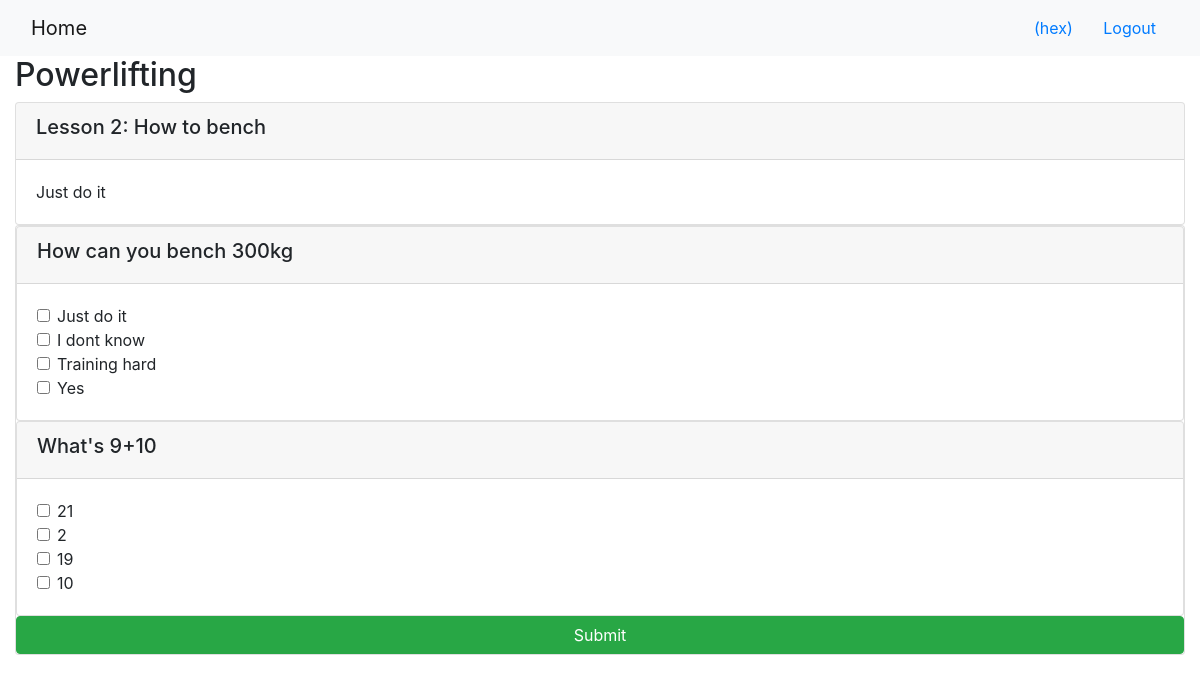
The app's page /onlinecourse/1/ (signed in) with its own data.
### onlinecourse/models.py (models this page shows, shortened)
class Course(models.Model):
    name = models.CharField(null=False, max_length=30, default='online course')
    image = models.ImageField(upload_to='course_images/')
    description = models.CharField(max_length=1000)
    pub_date = models.DateField(null=True)
    instructors = models.ManyToManyField(Instructor)
    users = models.ManyToManyField(settings.AUTH_USER_MODEL, through='Enrollment')
    total_enrollment = models.IntegerField(default=0)
    is_enrolled = False

class Lesson(models.Model):
    title = models.CharField(max_length=200, default="title")
    order = models.IntegerField(default=0)
    course = models.ForeignKey(Course, on_delete=models.CASCADE)
    content = models.TextField()

class Question(models.Model):
    courses = models.ManyToManyField(Course)
    lesson = models.ForeignKey(Lesson, on_delete=models.CASCADE)
    qtext = models.CharField(null=False, max_length=200)
    qvalue = models.IntegerField(null=False)

class Choice(models.Model):
 questionid = models.ForeignKey(Question, on_delete=models.CASCADE, default=0)
 ctext = models.CharField(null=False, max_length=50)
 iscorrect = models.BooleanField(default=False)

### onlinecourse/views.py (the view)
# urls.py: path('<int:pk>/', views.CourseDetailView.as_view(), name='course_details'),
class CourseDetailView(generic.DetailView):
    model = Course
    template_name = 'onlinecourse/course_detail_bootstrap.html'

### onlinecourse/templates/onlinecourse/course_detail_bootstrap.html (shortened to what this page needs)
<!DOCTYPE html>
<html lang="en">
<head>
     {% load static %}
    <link rel="stylesheet" href="https://maxcdn.bootstrapcdn.com/bootstrap/4.5.2/css/bootstrap.min.css">
</head>
<body>
    <nav class="navbar navbar-light bg-light">
        <div class="container-fluid">
            <div class="navbar-header">
                  <a class="navbar-brand" href="{% url 'onlinecourse:index' %}">Home</a>
            </div>
            <ul class="nav navbar-nav navbar-right">
                {% if user.is_authenticated %}
                <li>
                    <a class="btn btn-link" href="#">{{ user.first_name }}({{ user.username }})</a>
                    <a class="btn btn-link" href="{% url 'onlinecourse:logout' %}">Logout</a>
                </li>
                {% endif %}
            </ul>
        </div>
    </nav>
    <div class="container-fluid">
        <h2>{{ course.name }}</h2>
            <div class="card-columns-vertical">
            {% for lesson in course.lesson_set.all %}
                <div class="card mt-1">
                    <div class="card-header"><h5>Lesson {{lesson.order|add:1}}: {{lesson.title}}</h5></div>
                    <div class="card-body">{{lesson.content}}</div>
                </div>
            </div>
                {%if user.is_authenticated%}
                            <div class="card card-columns-vertical">
                                <form id="questionform" action="{% url 'onlinecourse:submit' course.id %}" method="post">
                                    {%for question in lesson.question_set.all%}
                                    <div class="card">
                                        <div class="card-header"><h5>{{question.qtext}}</h5></div>
                                            <div class="card-body">
                                        {%for choice in question.choice_set.all%}
                                                <div class="form-check">
                                                    <label class="form-check-label">
                                                        <input type="checkbox" name="choice_{{choice.id}}"
                                                        class="form-check-input" id="{{choice.id}}"
                                                        value="{{choice.id}}">{{ choice.ctext }}
                                                    </label>
                                                </div>
                                        {% endfor %}
                                            </div>
                                    </div>
                                    {% endfor %}
                                    <input class="btn btn-success btn-block" type="submit" value="Submit">
                                </form>
                            </div>
                    {%else%}
                        <div>
                            <p>Registrate pa hacer examen</p>
                        </div>
                {%endif%}
            {%endfor%}
    </div>
</body>
</html>

### records on screen
Course: name "Powerlifting"
Lesson: order|add "2", title "How to bench", content "Just do it"
Question: qtext "How can you bench 300kg"
Choice: ctext "Just do it"
Choice: ctext "I dont know"
Choice: ctext "Training hard"
Choice: ctext "Yes"
Question: qtext "What's 9+10"
Choice: ctext "21"
Choice: ctext "2"
Choice: ctext "19"
Choice: ctext "10"

### other values on screen
{{ user.username }} "hex"
